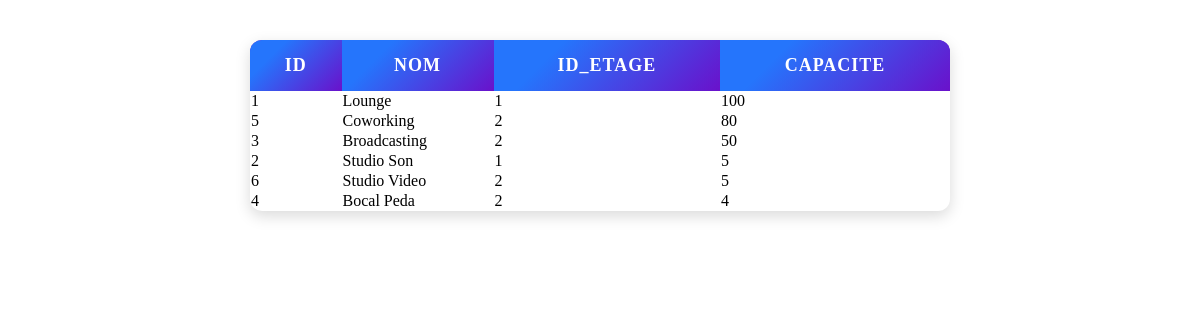
Screenshot of /jour10/job10/index.php with the database file from the repository.
### tables this page shows
CREATE TABLE `salles` (
  `id` int NOT NULL,
  `nom` varchar(255) DEFAULT NULL,
  `id_etage` int DEFAULT NULL,
  `capacite` int DEFAULT NULL
);

### jour10/job10/index.php (the view, shortened to what this page needs)
<?php
$host = 'localhost';
$user = 'root';
$pass = '';
$db   = 'jour09';
$conn = new mysqli($host, $user, $pass, $db);
$sql = "SELECT * FROM salles ORDER BY capacite DESC";
$result = $conn->query($sql);
?>
<!DOCTYPE html>
<html lang="fr">
<head>
</head>
<body>
<?php
if ($result->num_rows > 0) {
    echo "<table>";
    echo "<thead><tr>";
    while ($fieldinfo = $result->fetch_field()) {
        echo "<th>" . htmlspecialchars($fieldinfo->name) . "</th>";
    }
    echo "</tr></thead>";
    echo "<tbody>";
    while ($row = $result->fetch_assoc()) {
        echo "<tr>";
        foreach ($row as $value) {
            echo "<td>" . htmlspecialchars($value) . "</td>";
        }
        echo "</tr>";
    }
    echo "</tbody>";
    echo "</table>";
} else {
    echo "<p>Aucune salle trouvée.</p>";
}
?>
</body>
</html>

### jour10/job10/index.php (style rules this page uses)
table { border-collapse: collapse; margin: 40px auto; width: 60%; max-width: 700px; background: #ffffff; border-radius: 12px; overflow: hidden; box-shadow: 0 5px 15px rgba(0,0,0,0.15); animation: fadeIn 0.6s ease-in-out; }
th { background-color: #6a11cb; background-image: linear-gradient(315deg, #6a11cb 0%, #2575fc 74%); color: white; font-size: 18px; padding: 15px; text-transform: uppercase; letter-spacing: 1px; text-align: center; }

### rows the page displays
salles: value "1", nom "Lounge", capacite "100"
salles: id "5", nom "Coworking", id_etage "2", capacite "80"
salles: id "3", nom "Broadcasting", id_etage "2", capacite "50"
salles: id "2", nom "Studio Son", id_etage "1", capacite "5"
salles: id "6", nom "Studio Video", id_etage "2", capacite "5"
salles: value "4", nom "Bocal Peda", id_etage "2"

### other values shown
$fieldinfo->name "ID"
$fieldinfo->name "NOM"
$fieldinfo->name "ID_ETAGE"
$fieldinfo->name "CAPACITE"
